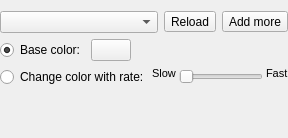
          <widget class="QWidget" name="page_2">
           <layout class="QVBoxLayout" name="verticalLayout">
            <property name="leftMargin">
             <number>0</number>
            </property>
            <property name="rightMargin">
             <number>0</number>
            </property>
            <item>
             <layout class="QHBoxLayout" name="horizontalLayout_moodlampList">
              <item>
               <widget class="QComboBox" name="comboBox_MoodLampLamp"/>
              </item>
              <item>
               <widget class="QToolButton" name="toolButton_MoodLampReload">
                <property name="text">
                 <string>Reload</string>
                </property>
                <property name="icon">
                 <iconset resource="../res/LightpackResources.qrc">
                  <normaloff>:/icons/refresh.png</normaloff>:/icons/refresh.png</iconset>
                </property>
               </widget>
              </item>
              <item>
               <widget class="QToolButton" name="toolButton_MoodLampOpenDir">
                <property name="text">
                 <string>Add more</string>
                </property>
                <property name="icon">
                 <iconset resource="../res/LightpackResources.qrc">
                  <normaloff>:/icons/profile_new.png</normaloff>:/icons/profile_new.png</iconset>
                </property>
               </widget>
              </item>
             </layout>
            </item>
            <item>
             <layout class="QHBoxLayout" name="horizontalLayout_2">
              <item>
               <widget class="QRadioButton" name="radioButton_BaseColorMoodLamp">
                <property name="text">
                 <string>Base color:</string>
                </property>
                <property name="checkable">
                 <bool>true</bool>
                </property>
                <property name="checked">
                 <bool>true</bool>
                </property>
               </widget>
              </item>
              <item>
               <widget class="ColorButton" name="pushButton_SelectColorMoodLamp">
                <property name="text">
                 <string/>
                </property>
                <property name="flat">
                 <bool>false</bool>
                </property>
               </widget>
              </item>
              <item>
               <spacer name="horizontalSpacer_8">
                <property name="orientation">
                 <enum>Qt::Horizontal</enum>
                </property>
                <property name="sizeHint" stdset="0">
                 <size>
                  <width>40</width>
                  <height>20</height>
                 </size>
                </property>
               </spacer>
              </item>
             </layout>
            </item>
            <item>
             <layout class="QHBoxLayout" name="horizontalLayout_7">
              <property name="spacing">
               <number>3</number>
              </property>
              <item>
               <widget class="QRadioButton" name="radioButton_LiquidColorMoodLampMode">
                <property name="text">
                 <string>Change color with rate:</string>
                </property>
               </widget>
              </item>
              <item>
               <widget class="QLabel" name="label_slowMoodLampSpeed">
                <property name="font">
                 <font>
                  <pointsize>8</pointsize>
                 </font>
                </property>
                <property name="styleSheet">
                 <string notr="true">margin-bottom:0.4em; margin-left:0.5em</string>
                </property>
                <property name="text">
                 <string>Slow</string>
                </property>
                <property name="alignment">
                 <set>Qt::AlignLeading|Qt::AlignLeft|Qt::AlignTop</set>
                </property>
               </widget>
              </item>
              <item>
               <widget class="QSlider" name="horizontalSlider_MoodLampSpeed">
                <property name="enabled">
                 <bool>false</bool>
                </property>
                <property name="minimum">
                 <number>1</number>
                </property>
                <property name="maximum">
                 <number>100</number>
                </property>
                <property name="orientation">
                 <enum>Qt::Horizontal</enum>
                </property>
               </widget>
              </item>
              <item>
               <widget class="QLabel" name="label_fastMoodLampSpeed">
                <property name="font">
                 <font>
                  <pointsize>8</pointsize>
                 </font>
                </property>
                <property name="styleSheet">
                 <string notr="true">margin-bottom:0.4em;</string>
                </property>
                <property name="text">
                 <string>Fast</string>
                </property>
                <property name="alignment">
                 <set>Qt::AlignLeading|Qt::AlignLeft|Qt::AlignTop</set>
                </property>
               </widget>
              </item>
             </layout>
            </item>
            <item>
             <spacer name="verticalSpacer_7">
              <property name="orientation">
               <enum>Qt::Vertical</enum>
              </property>
              <property name="sizeHint" stdset="0">
               <size>
                <width>20</width>
                <height>40</height>
               </size>
              </property>
             </spacer>
            </item>
           </layout>
          </widget>
